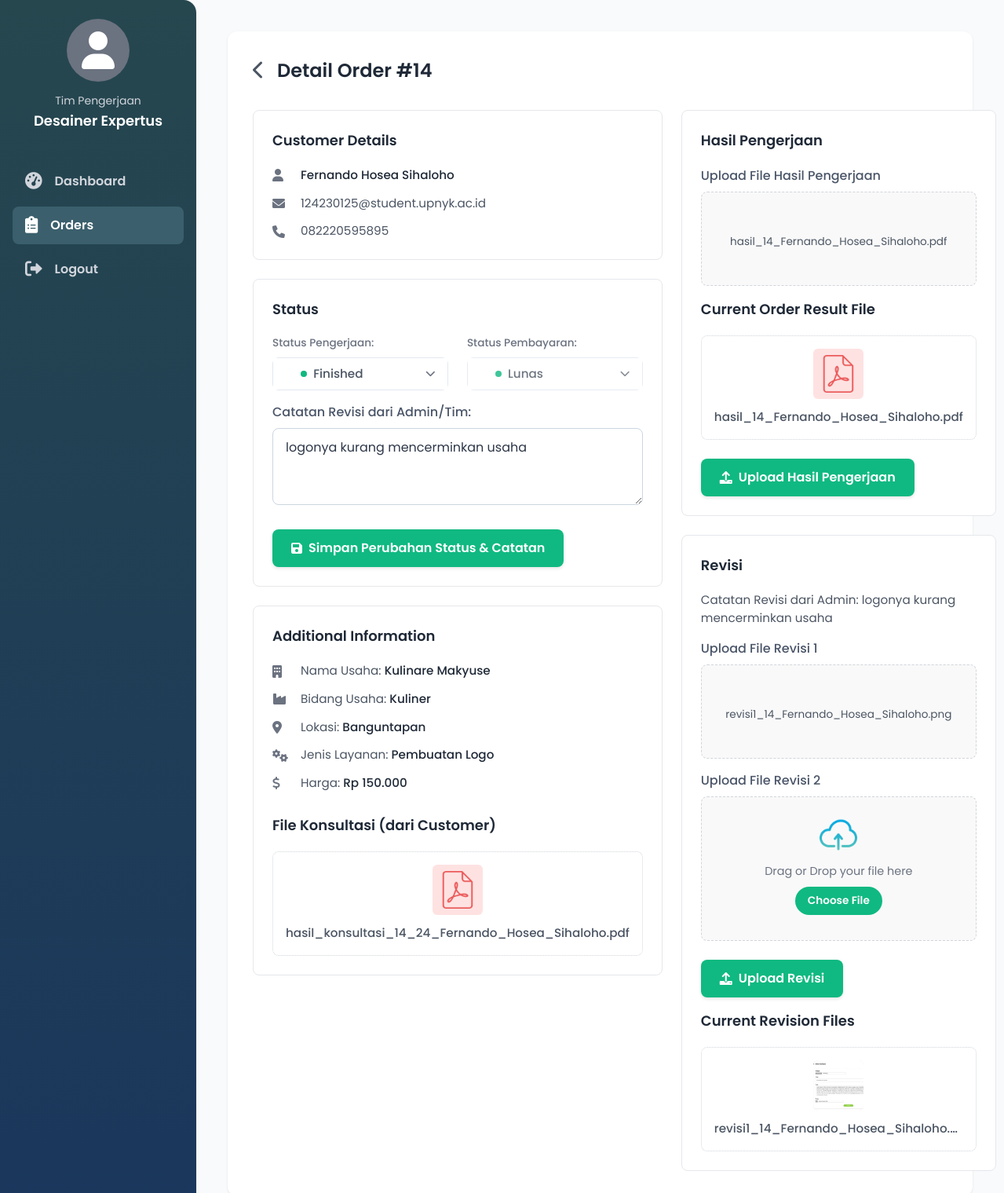
The app's page /tim/orders/detail.php?consult_id=14 (signed in) with its own data.
### tables this page shows
CREATE TABLE `consult` (
  `IdConsult` int(11) NOT NULL,
  `IdCust` int(11) DEFAULT NULL,
  `HasilConsult` text DEFAULT NULL,
  `PembayaranDP` text DEFAULT NULL,
  `BayarLunas` text DEFAULT NULL,
  `StatusPembayaran` varchar(50) DEFAULT NULL,
  `StatusPengerjaan` varchar(50) DEFAULT NULL,
  `HasilPengerjaan` text DEFAULT NULL,
  `CatatanRevisi` text DEFAULT NULL,
  `Revisi1` text DEFAULT NULL,
  `Revisi2` text DEFAULT NULL,
  `created_at` date NOT NULL,
  `updated_at` date NOT NULL
);

CREATE TABLE `customer` (
  `IdCust` int(11) NOT NULL,
  `Nama` varchar(100) DEFAULT NULL,
  `Email` varchar(100) DEFAULT NULL,
  `NoTelp` varchar(20) DEFAULT NULL,
  `NamaUsaha` varchar(100) DEFAULT NULL,
  `BidangUsaha` varchar(100) DEFAULT NULL,
  `JenisLayanan` varchar(100) DEFAULT NULL,
  `Lokasi` varchar(100) DEFAULT NULL,
  `Harga` decimal(15,2) DEFAULT NULL,
  `created_at` date NOT NULL,
  `updated_at` date NOT NULL
);

### Tim/orders/detail.php (the view, shortened to what the rows shown need)
<?php
require_once dirname(dirname(__DIR__)) . '/includes/db_config.php';
$consult_id_from_request = filter_var(isset($_REQUEST['consult_id']) ? $_REQUEST['consult_id'] : null, FILTER_VALIDATE_INT);
$consult_id = $consult_id_from_request;
$order_detail = null;
if ($consult_id !== false && $consult_id !== null) {
    global $conn;
    $sql_get_detail = "SELECT
                            con.IdConsult,
                            c.Nama AS customer_name,
                            c.Email AS customer_email,
                            c.NoTelp AS customer_phone,
                            c.NamaUsaha,
                            c.BidangUsaha,
                            c.Lokasi,
                            c.JenisLayanan,
                            c.Harga,
                            con.HasilConsult,
                            con.HasilPengerjaan,
                            con.CatatanRevisi,
                            con.Revisi1,
                            con.Revisi2,
                            con.StatusPengerjaan,
                            con.StatusPembayaran,
                            con.updated_at
                           FROM `consult` AS con
                           JOIN `customer` AS c ON con.IdCust = c.IdCust
                           WHERE con.IdConsult = ?";
    if ($stmt_detail = $conn->prepare($sql_get_detail)) {
        $stmt_detail->bind_param('i', $consult_id);
        $stmt_detail->execute();
        $result_detail = $stmt_detail->get_result();
        if ($result_detail->num_rows > 0) {
            $order_detail = $result_detail->fetch_assoc();
        } else {
            $form_error = "Detail order tidak ditemukan untuk ID: " . $consult_id;
            error_log("ERROR: Detail order tidak ditemukan untuk ID: " . $consult_id . ". This means order_detail is NULL.");
            $consult_id = null;
        }
    } else {
        $form_error = "Kesalahan persiapan query detail order: " . $conn->error;
        error_log("ERROR: Kesalahan persiapan query detail order: " . $conn->error);
    }
} else {
    $form_error = "ID Order tidak valid dari URL.";
    error_log("DEBUG: ID Order tidak valid dari URL: " . var_export($consult_id, true));
}
function getFileExtension($path) {
    return strtolower(pathinfo($path, PATHINFO_EXTENSION));
}
function isImageFile($extension) {
    $image_extensions = ['jpg', 'jpeg', 'png', 'gif', 'bmp', 'webp'];
    return in_array($extension, $image_extensions);
}
function getFileDisplayPath($extension, $filePath = null) {
    if (isImageFile($extension) && $filePath) {
        return BASE_URL . htmlspecialchars($filePath);
    }
    switch ($extension) {
        case 'pdf':
            return BASE_URL . '/public/images/icons/logopdf.png';
    }
}
function getFileIconCssClass($extension) {
    if (isImageFile($extension)) {
        return 'image-thumbnail-img';
    }
    switch ($extension) {
        case 'pdf':
            return 'pdf-icon-img';
    }
}
function getFileNameFromPath($file_path) {
    if (empty($file_path)) return 'Tidak ada file';
    return basename($file_path);
}
?>
<!DOCTYPE html>
<html lang="en">
<head>
    <link href="https://cdn.jsdelivr.net/npm/tailwindcss@2.2.19/dist/tailwind.min.css" rel="stylesheet">
    <link rel="stylesheet" href="https://cdnjs.cloudflare.com/ajax/libs/font-awesome/6.0.0-beta3/css/all.min.css">
</head>
<body class="flex">
    <div class="content">
        <div class="order-detail-card">
            <div class="detail-header">
                <a href="<?php echo BASE_URL; ?>/tim/orders/index.php" class="back-arrow"><i class="fas fa-chevron-left"></i></a>
                <h2>Detail Order #<?php echo htmlspecialchars($order_detail['IdConsult']); ?></h2>
            </div>
            <div class="detail-grid">
                <div class="detail-column-wrapper">
                    <div class="detail-section-card">
                        <div class="detail-item">
                            <i class="fas fa-user"></i> <span><strong><?php echo htmlspecialchars($order_detail['customer_name']); ?></strong></span>
                        </div>
                        <div class="detail-item">
                            <i class="fas fa-envelope"></i> <span><?php echo htmlspecialchars($order_detail['customer_email']); ?></span>
                        </div>
                        <div class="detail-item">
                            <i class="fas fa-phone"></i> <span><?php echo htmlspecialchars($order_detail['customer_phone']); ?></span>
                        </div>
                    </div>
                    <div class="detail-section-card">
                        <form action="<?php echo htmlspecialchars($_SERVER['PHP_SELF']); ?>?consult_id=<?php echo urlencode($order_detail['IdConsult']); ?>" method="POST">
                            <div class="status-fields-container">
                                <div class="status-field-group">
                                    <div class="custom-select-wrapper">
                                        <select id="status_pengerjaan" name="status_pengerjaan" class="status-select">
                                            <option value="Finished" <?php echo ($order_detail['StatusPengerjaan'] == 'Finished') ? 'selected' : ''; ?>>Finished</option>
                                        </select>
                                        <div class="select-display">
                                            <span class="status-dot"></span>
                                            <span class="status-text-content"></span>
                                        </div>
                                        <i class="fas fa-chevron-down select-arrow"></i>
                                    </div>
                                </div>
                                <div class="status-field-group">
                                    <div class="custom-select-wrapper" style="pointer-events: none; opacity: 0.8;">
                                        <select id="status_pembayaran_display" name="status_pembayaran_display" class="status-select" disabled>
                                            <option value="Lunas" <?php echo ($order_detail['StatusPembayaran'] == 'Lunas') ? 'selected' : ''; ?>>Lunas</option>
                                        </select>
                                        <div class="select-display">
                                            <span class="status-dot"></span>
                                            <span class="status-text-content"></span>
                                        </div>
                                        <i class="fas fa-chevron-down select-arrow"></i>
                                    </div>
                                </div>
                            </div>
                            <div class="form-group" style="margin-top: 1rem;">
                                <label for="catatan_revisi">Catatan Revisi dari Admin/Tim:</label>
                                <textarea name="catatan_revisi" id="catatan_revisi" rows="3"><?php echo htmlspecialchars($order_detail['CatatanRevisi'] ?? ''); ?></textarea>
                            </div>
                        </form>
                    </div>
                    <div class="detail-section-card">
                        <div class="detail-item">
                            <i class="fas fa-building"></i> <span>Nama Usaha: <strong><?php echo htmlspecialchars($order_detail['NamaUsaha'] ?? 'N/A'); ?></strong></span>
                        </div>
                        <div class="detail-item">
                            <i class="fas fa-industry"></i> <span>Bidang Usaha: <strong><?php echo htmlspecialchars($order_detail['BidangUsaha'] ?? 'N/A'); ?></strong></span>
                        </div>
                        <div class="detail-item">
                            <i class="fas fa-map-marker-alt"></i> <span>Lokasi: <strong><?php echo htmlspecialchars($order_detail['Lokasi'] ?? 'N/A'); ?></strong></span>
                        </div>
                        <div class="detail-item">
                            <i class="fas fa-cogs"></i> <span>Jenis Layanan: <strong><?php echo htmlspecialchars($order_detail['JenisLayanan'] ?? 'N/A'); ?></strong></span>
                        </div>
                        <div class="detail-item">
                            <i class="fas fa-dollar-sign"></i> <span>Harga: <strong>Rp <?php echo number_format($order_detail['Harga'], 0, ',', '.'); ?></strong></span>
                        </div>
                        <?php if (!empty($order_detail['HasilConsult'])): ?>
                            <?php
                            $file_path_consult = $order_detail['HasilConsult'];
                            $file_ext_consult = getFileExtension($file_path_consult);
                            $is_image_consult = isImageFile($file_ext_consult);
                            $file_display_src_consult = getFileDisplayPath($file_ext_consult, $file_path_consult);
                            $file_css_class_consult = getFileIconCssClass($file_ext_consult);
                            $file_name_display_consult = getFileNameFromPath($file_path_consult);
                            ?>
                            <a href="<?php echo BASE_URL . htmlspecialchars($file_path_consult); ?>" target="_blank" class="file-card-item">
                                <div class="file-icon-wrapper">
                                    <?php if ($is_image_consult): ?>
                                        <img src="<?php echo htmlspecialchars($file_display_src_consult); ?>" alt="Image Thumbnail" class="<?php echo htmlspecialchars($file_css_class_consult); ?>">
                                    <?php else: ?>
                                        <img src="<?php echo htmlspecialchars($file_display_src_consult); ?>" alt="<?php echo htmlspecialchars($file_ext_consult); ?> Icon" class="<?php echo htmlspecialchars($file_css_class_consult); ?>">
                                    <?php endif; ?>
                                </div>
                                <span class="file-name-text"><?php echo htmlspecialchars($file_name_display_consult); ?></span>
                            </a>
                        <?php else: ?>
                            <p class="text-gray-500 text-sm mt-2">Tidak ada file konsultasi.</p>
                        <?php endif; ?>
                    </div>
                </div>
                <div class="detail-column-wrapper">
                    <div class="detail-section-card">
                        <form action="<?php echo htmlspecialchars($_SERVER['PHP_SELF']); ?>?consult_id=<?php echo urlencode($order_detail['IdConsult']); ?>" method="POST" enctype="multipart/form-data">
                            <?php if (!empty($order_detail['HasilPengerjaan'])): ?>
                                <?php
                                $file_path_hasil = $order_detail['HasilPengerjaan'];
                                $file_ext_hasil = getFileExtension($file_path_hasil);
                                $is_image_hasil = isImageFile($file_ext_hasil);
                                $file_display_src_hasil = getFileDisplayPath($file_ext_hasil, $file_path_hasil);
                                $file_css_class_hasil = getFileIconCssClass($file_ext_hasil);
                                $file_name_display_hasil = getFileNameFromPath($file_path_hasil);
                                ?>
                                <a href="<?php echo BASE_URL . htmlspecialchars($file_path_hasil); ?>" target="_blank" class="file-card-item">
                                    <div class="file-icon-wrapper">
                                        <?php if ($is_image_hasil): ?>
                                            <img src="<?php echo htmlspecialchars($file_display_src_hasil); ?>" alt="Image Thumbnail" class="<?php echo htmlspecialchars($file_css_class_hasil); ?>">
                                        <?php else: ?>
                                            <img src="<?php echo htmlspecialchars($file_display_src_hasil); ?>" alt="<?php echo htmlspecialchars($file_ext_hasil); ?> Icon" class="<?php echo htmlspecialchars($file_css_class_hasil); ?>">
                                        <?php endif; ?>
                                    </div>
                                    <span class="file-name-text"><?php echo htmlspecialchars($file_name_display_hasil); ?></span>
                                </a>
                            <?php else: ?>
                                <p class="text-gray-500 text-sm mt-2">Belum ada hasil pengerjaan diunggah.</p>
                            <?php endif; ?>
                        </form>
                    </div>
                    <div class="detail-section-card">
                        <h3>Revisi</h3>
                        <p class="revision-text mb-4">Catatan Revisi dari Admin: <?php echo htmlspecialchars($order_detail['CatatanRevisi'] ?? 'Tidak ada catatan.'); ?></p>
                        <form action="<?php echo htmlspecialchars($_SERVER['PHP_SELF']); ?>?consult_id=<?php echo urlencode($order_detail['IdConsult']); ?>" method="POST" enctype="multipart/form-data">
                            <div class="form-group">
                            </div>
                            <div class="form-group">
                            </div>
                            <div class="button-container" style="margin-top: 1.5rem; justify-content: flex-end;">
                            </div>
                        </form>
                        <h3 class="mt-4 mb-2">Current Revision Files</h3>
                        <div class="grid grid-cols-1 gap-2">
                            <?php if (!empty($order_detail['Revisi1'])): ?>
                                <?php
                                $file_path_rev1_display = $order_detail['Revisi1'];
                                $file_ext_rev1_display = getFileExtension($file_path_rev1_display);
                                $is_image_rev1_display = isImageFile($file_ext_rev1_display);
                                $file_display_src_rev1_display = getFileDisplayPath($file_ext_rev1_display, $file_path_rev1_display);
                                $file_css_class_rev1_display = getFileIconCssClass($file_ext_rev1_display);
                                $file_name_display_rev1_display = getFileNameFromPath($file_path_rev1_display);
                                ?>
                                <a href="<?php echo BASE_URL . htmlspecialchars($file_path_rev1_display); ?>" target="_blank" class="file-card-item">
                                    <div class="file-icon-wrapper">
                                        <?php if ($is_image_rev1_display): ?>
                                            <img src="<?php echo htmlspecialchars($file_display_src_rev1_display); ?>" alt="Image Thumbnail" class="<?php echo htmlspecialchars($file_css_class_rev1_display); ?>">
                                        <?php else: ?>
                                            <img src="<?php echo htmlspecialchars($file_display_src_rev1_display); ?>" alt="<?php echo htmlspecialchars($file_ext_rev1_display); ?> Icon" class="<?php echo htmlspecialchars($file_css_class_rev1_display); ?>">
                                        <?php endif; ?>
                                    </div>
                                    <span class="file-name-text"><?php echo htmlspecialchars($file_name_display_rev1_display); ?></span>
                                </a>
                            <?php endif; ?>
                        </div>
                    </div>
                </div>
            </div>
        </div>
    </div>
</body>
</html>

### records on screen
consult: IdConsult "14", IdCust.Nama "Fernando Hosea Sihaloho", IdCust.Email "124230125@student.upnyk.ac.id", IdCust.NoTelp "082220595895", status_pengerjaan "Finished", status_pembayaran_display "Lunas", catatan_revisi "logonya kurang mencerminkan usaha", IdCust.NamaUsaha "Kulinare Makyuse", IdCust.BidangUsaha "Kuliner", IdCust.Lokasi "Banguntapan", IdCust.JenisLayanan "Pembuatan Logo", IdCust.Harga "150.000", HasilConsult "hasil_konsultasi_14_24_Fernando_Hosea_Sihaloho.pdf", HasilPengerjaan "hasil_14_Fernando_Hosea_Sihaloho.pdf", CatatanRevisi "logonya kurang mencerminkan usaha", Revisi1 (picture), Revisi1 "revisi1_14_Fernando_Hosea_Sihaloho.…"

### other values on screen
$tim_nama "Desainer Expertus"
